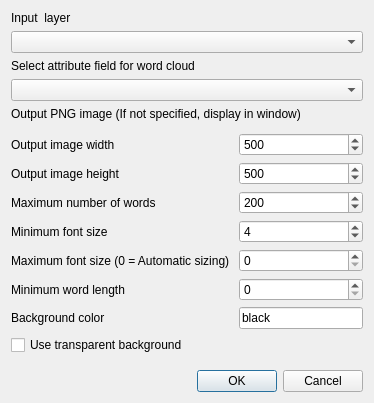
<?xml version="1.0" encoding="UTF-8"?>
<ui version="4.0">
 <class>Dialog</class>
 <widget class="QDialog" name="Dialog">
  <property name="geometry">
   <rect>
    <x>0</x>
    <y>0</y>
    <width>374</width>
    <height>403</height>
   </rect>
  </property>
  <property name="windowTitle">
   <string>Word Cloud</string>
  </property>
  <layout class="QVBoxLayout" name="verticalLayout">
   <item>
    <widget class="QLabel" name="label">
     <property name="text">
      <string>Input  layer</string>
     </property>
    </widget>
   </item>
   <item>
    <widget class="QgsMapLayerComboBox" name="layerComboBox"/>
   </item>
   <item>
    <widget class="QLabel" name="label_2">
     <property name="text">
      <string>Select attribute field for word cloud</string>
     </property>
    </widget>
   </item>
   <item>
    <widget class="QgsFieldComboBox" name="attrFieldComboBox"/>
   </item>
   <item>
    <widget class="QLabel" name="label_10">
     <property name="text">
      <string>Output PNG image (If not specified, display in window)</string>
     </property>
    </widget>
   </item>
   <item>
    <widget class="QgsFileWidget" name="outputFileWidget">
     <property name="dialogTitle">
      <string>Output PNG Image</string>
     </property>
    </widget>
   </item>
   <item>
    <layout class="QFormLayout" name="formLayout">
     <item row="0" column="0">
      <widget class="QLabel" name="label_3">
       <property name="text">
        <string>Output image width</string>
       </property>
      </widget>
     </item>
     <item row="0" column="1">
      <widget class="QSpinBox" name="widthSpinBox">
       <property name="minimum">
        <number>10</number>
       </property>
       <property name="maximum">
        <number>10000</number>
       </property>
       <property name="value">
        <number>500</number>
       </property>
      </widget>
     </item>
     <item row="1" column="0">
      <widget class="QLabel" name="label_4">
       <property name="text">
        <string>Output image height</string>
       </property>
      </widget>
     </item>
     <item row="1" column="1">
      <widget class="QSpinBox" name="heightSpinBox">
       <property name="minimum">
        <number>10</number>
       </property>
       <property name="maximum">
        <number>10000</number>
       </property>
       <property name="value">
        <number>500</number>
       </property>
      </widget>
     </item>
     <item row="2" column="0">
      <widget class="QLabel" name="label_5">
       <property name="text">
        <string>Maximum number of words</string>
       </property>
      </widget>
     </item>
     <item row="2" column="1">
      <widget class="QSpinBox" name="maxWordsSpinBox">
       <property name="minimum">
        <number>2</number>
       </property>
       <property name="maximum">
        <number>10000</number>
       </property>
       <property name="value">
        <number>200</number>
       </property>
      </widget>
     </item>
     <item row="3" column="0">
      <widget class="QLabel" name="label_6">
       <property name="text">
        <string>Minimum font size</string>
       </property>
      </widget>
     </item>
     <item row="3" column="1">
      <widget class="QSpinBox" name="minFontSpinBox">
       <property name="minimum">
        <number>2</number>
       </property>
       <property name="maximum">
        <number>400</number>
       </property>
       <property name="value">
        <number>4</number>
       </property>
      </widget>
     </item>
     <item row="4" column="0">
      <widget class="QLabel" name="label_7">
       <property name="text">
        <string>Maximum font size (0 = Automatic sizing) </string>
       </property>
      </widget>
     </item>
     <item row="4" column="1">
      <widget class="QSpinBox" name="maxFontSpinBox">
       <property name="minimum">
        <number>0</number>
       </property>
       <property name="maximum">
        <number>2000</number>
       </property>
       <property name="value">
        <number>0</number>
       </property>
      </widget>
     </item>
     <item row="5" column="0">
      <widget class="QLabel" name="label_8">
       <property name="text">
        <string>Minimum word length</string>
       </property>
      </widget>
     </item>
     <item row="5" column="1">
      <widget class="QSpinBox" name="minWordLengthSpinBox"/>
     </item>
     <item row="6" column="0">
      <widget class="QLabel" name="label_9">
       <property name="text">
        <string>Background color</string>
       </property>
      </widget>
     </item>
     <item row="6" column="1">
      <widget class="QLineEdit" name="backgroundLineEdit">
       <property name="text">
        <string>black</string>
       </property>
      </widget>
     </item>
    </layout>
   </item>
   <item>
    <widget class="QCheckBox" name="transparentCheckBox">
     <property name="text">
      <string>Use transparent background</string>
     </property>
    </widget>
   </item>
   <item>
    <spacer name="verticalSpacer">
     <property name="orientation">
      <enum>Qt::Vertical</enum>
     </property>
     <property name="sizeHint" stdset="0">
      <size>
       <width>20</width>
       <height>40</height>
      </size>
     </property>
    </spacer>
   </item>
   <item>
    <widget class="QDialogButtonBox" name="buttonBox">
     <property name="orientation">
      <enum>Qt::Horizontal</enum>
     </property>
     <property name="standardButtons">
      <set>QDialogButtonBox::Cancel|QDialogButtonBox::Ok</set>
     </property>
    </widget>
   </item>
  </layout>
 </widget>
 <customwidgets>
  <customwidget>
   <class>QgsFieldComboBox</class>
   <extends>QComboBox</extends>
   <header>qgsfieldcombobox.h</header>
  </customwidget>
  <customwidget>
   <class>QgsFileWidget</class>
   <extends>QWidget</extends>
   <header>qgsfilewidget.h</header>
  </customwidget>
  <customwidget>
   <class>QgsMapLayerComboBox</class>
   <extends>QComboBox</extends>
   <header>qgsmaplayercombobox.h</header>
  </customwidget>
 </customwidgets>
 <resources/>
 <connections>
  <connection>
   <sender>buttonBox</sender>
   <signal>accepted()</signal>
   <receiver>Dialog</receiver>
   <slot>accept()</slot>
   <hints>
    <hint type="sourcelabel">
     <x>248</x>
     <y>254</y>
    </hint>
    <hint type="destinationlabel">
     <x>157</x>
     <y>274</y>
    </hint>
   </hints>
  </connection>
  <connection>
   <sender>buttonBox</sender>
   <signal>rejected()</signal>
   <receiver>Dialog</receiver>
   <slot>reject()</slot>
   <hints>
    <hint type="sourcelabel">
     <x>316</x>
     <y>260</y>
    </hint>
    <hint type="destinationlabel">
     <x>286</x>
     <y>274</y>
    </hint>
   </hints>
  </connection>
 </connections>
</ui>
